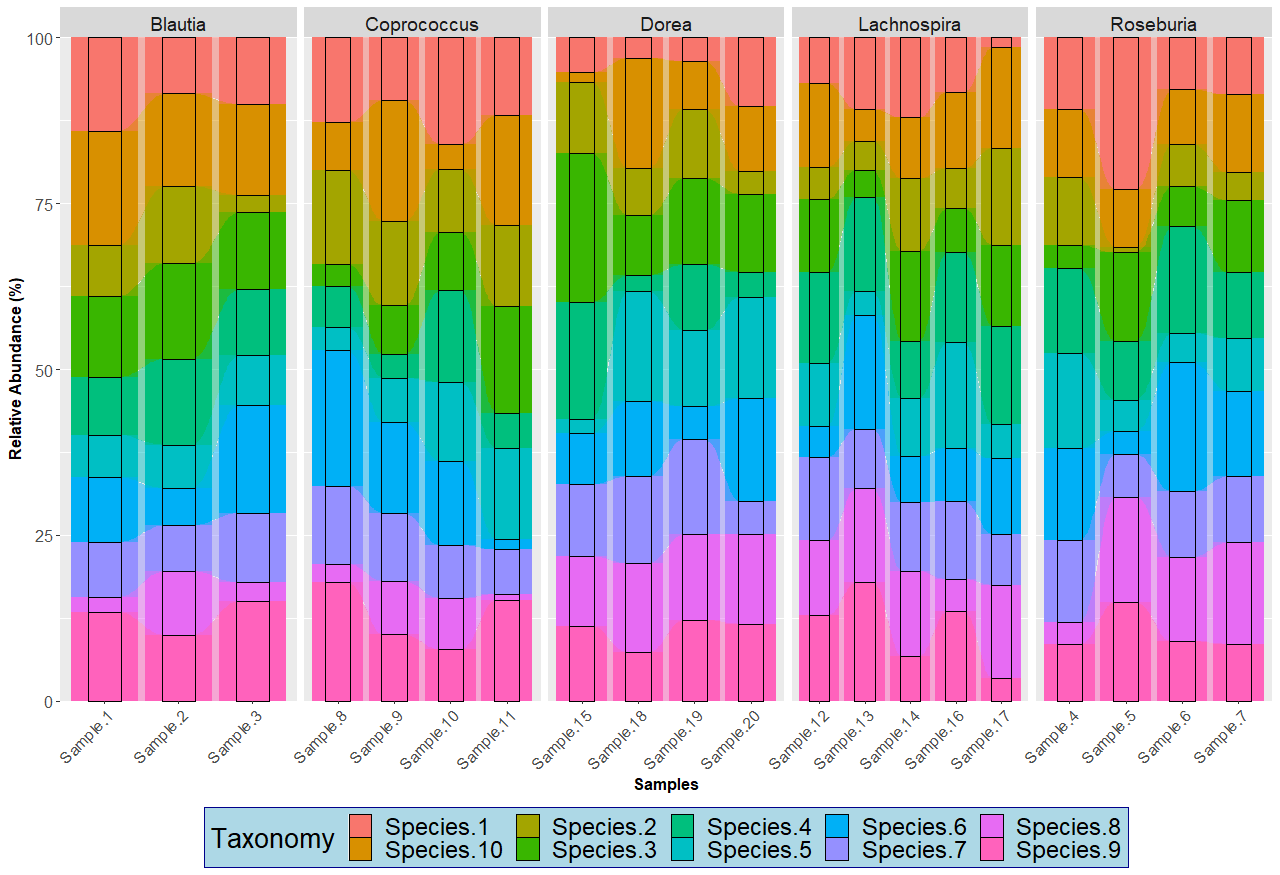

The R source for this figure:
```R

set.seed(1995)
# generate random data
data=matrix(abs(round(rnorm(200, mean=1000, sd=500))), 20, 10)
# random data for col and row 20*20
rownames(data)=paste("Species", 1:10, sep=".")
# rownames

rownames(data)=paste("Sample", 1:20, sep=".")
# rownames
# group

group=c("Blautia", "Blautia", "Blautia", "Roseburia", "Roseburia", 
        "Roseburia", "Roseburia", "Coprococcus", "Coprococcus", 
        "Coprococcus", "Coprococcus", "Lachnospira", "Lachnospira", 
        "Lachnospira", "Dorea", "Lachnospira", "Lachnospira", "Dorea", 
        "Dorea", "Dorea")
sample_id=rownames(data)
data_group=data.frame(sample_id, group)
# get the grouped data 
data_norm=data
for(i in 1:20){
  sample_sum=apply(data, 1, sum)
  # sum of the total num 
  for(j in 1:10){
    data_norm[i,j]=data[i,j]/sample_sum[i]
    # set the total as 1
  }
}

library(reshape2)
#for reshape2 
Taxonomy=colnames(data)
# get the Taxonomy data
data_frame=data.frame(t(data_norm), Taxonomy)
# generate data_frame
data_frame=melt(data_frame, id='Taxonomy')
# Taxonomy and Sample based setting
names(data_frame)[2]='sample_id'
# should note :variable is sample_id，data_group names should be the same
data_frame=merge(data_frame, data_group, by='sample_id')


library(ggplot2)# get the figure 
stack_plot=ggplot(data_frame, aes(x=sample_id, fill=Taxonomy, y=value*100))+
 
  geom_col(position='stack') +
  # stack
  labs(x='Samples', y='Relative Abundance (%)')+
  # axis names
  scale_y_continuous(expand=c(0, 0))+
  # axis styling 
  theme(axis.text.x=element_text(angle=45, hjust=1))
# angle：the angle 
# hjust：adjust the distance between x axis

ggsave(stack_plot, filename="stack_plot.pdf")


#install.packages("ggalluvial")
library("ggalluvial")

#install.packages("rlang", version="0.4.7")
#packageVersion("rlang")
stack_plot=ggplot(data_frame,
                  aes(x=sample_id,
                      y=value*100,
                      fill=Taxonomy,
                      stratum = Taxonomy,
                      alluvium = Taxonomy)) +
  geom_bar(stat='identity', width=0.45,position = "fill") +
  geom_alluvium() +
  geom_stratum(width=0.45, size=0.1) +
  labs(x='Samples', y='Relative Abundance (%)')+
  scale_y_continuous(expand=c(0, 0))+
  theme(axis.text.x=element_text(angle=45, hjust=1))

ggsave(stack_plot, filename="stack_plot.pdf")

stack_plot=ggplot(data_frame, aes(x=sample_id, 
                                  fill=Taxonomy, 
                                  y=value*100,
                                  stratum = Taxonomy,
                                  alluvium = Taxonomy))+
  geom_col(position='stack') +
  geom_alluvium() +
  geom_stratum(width=0.45, size=0.1) +
  labs(x='Samples', y='Relative Abundance (%)')+
  scale_y_continuous(expand=c(0, 0))+
  theme(axis.text.x=element_text(angle=45, hjust=1))+
  facet_wrap(~group, scales = 'free_x', ncol = 5)+
  theme( axis.text = element_text( size = 12 ),
         axis.text.x = element_text( size = 12 ),
         axis.title = element_text( size = 12, face = "bold" ),
         legend.position="bottom",
         legend.background = element_rect(fill="lightblue",
          size=0.5, linetype="solid", colour ="darkblue"),
         #legend setting colour、size
         legend.title=element_text(size=20), 
         #legend font setting
         legend.text=element_text(size=18),
         #legend.position = ' none' 
         #legend.position="bottom" 
         #or “left”,“top”, “right”, “bottom”.none
         # The new stuff
         strip.text = element_text(size = 14))

stack_plot
#ggsave(stack_plot, filename="stack_plot.pdf") # to save
  

```
